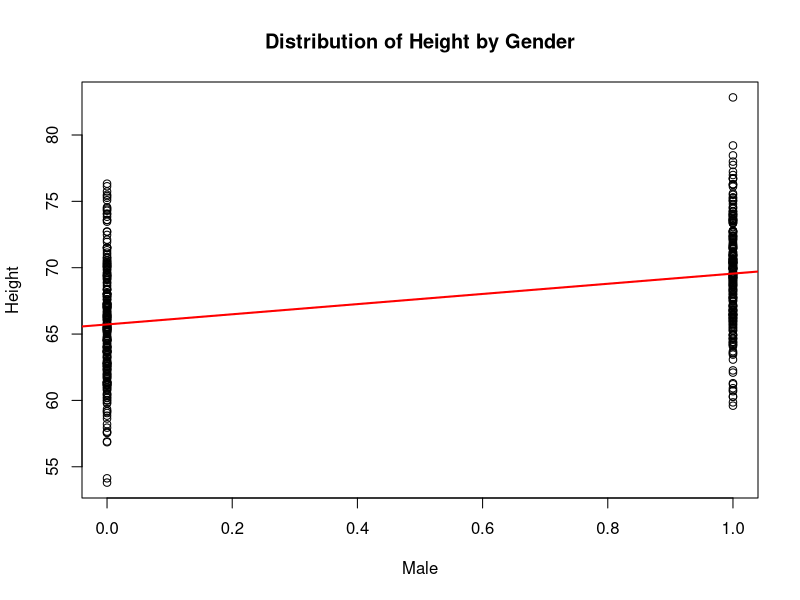
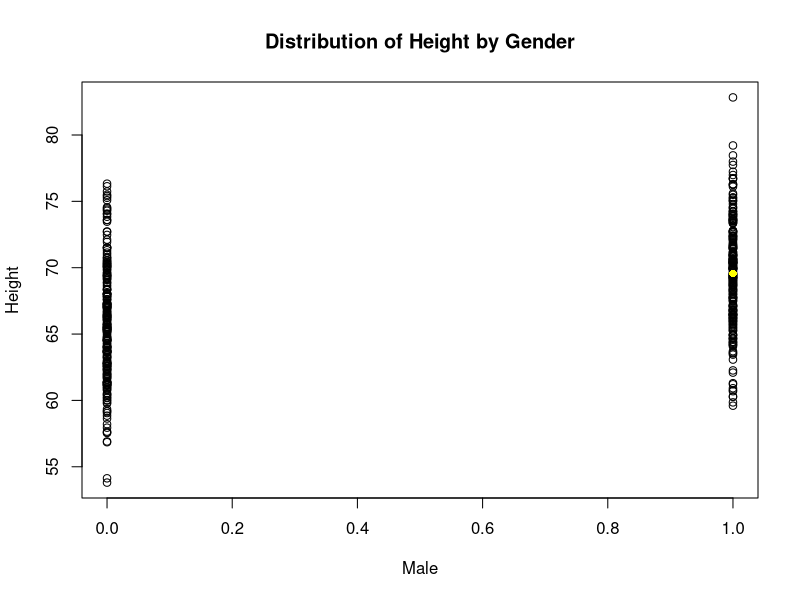

R code for these plots, in order:
## ---- chunk 1
knitr::opts_chunk$set(echo = TRUE)
## ---- chunk 2
# Load data under the root of your working directory and assign to `height`
height <- read.csv("height_sex.csv")
## ---- chunk 3
# Inspect the first few rows  
head(height)
## ---- chunk 4
# Plot height vs. gender
plot(
  x = height$Male, 
  y = height$Height, 
  xlab = "Male",                            # x-axis label
  ylab = "Height",                          # y-axis label
  main = "Distribution of Height by Gender" # Plot title
)

# Add a reference line to reveal the association using a linear regression model
abline(
  reg = lm(height$Height~height$Male),      # reg: an object with a coef. method
  col = "red",                              # Change the line color to red
  lwd = 2                                   # Change the line width to 200%
)
## ---- chunk 5
# Create a variable and store mean male height as `avg_m_height`.
avg_m_height <- mean(height$Height[height$Male == 1])

# Print mean male height.
avg_m_height

# Save mean female height as the variable`avg_f_height`.
### INSERT CODE HERE ###

# Print mean female height.
### INSERT CODE HERE ###

## ---- chunk 6
# Save the difference in means as the variable `diff_avg`.
### INSERT CODE HERE ###

# Print `diff_avg`
### INSERT CODE HERE ###

# Re-plot the data
plot(
  x = height$Male, 
  y = height$Height, 
  xlab = "Male", 
  ylab = "Height",
  main = "Distribution of Height by Gender"
)

# Add (0, avg_f_height) to the plot (in yellow).
# Note: (1, avg_m_height) has been added for you.
# Note: `pch = 16` makes the dots filled in, which makes them easier to see  
points(x = 1, y = avg_m_height, col = "yellow", pch = 16)
### INSERT CODE HERE ###

# Draw the line: Height = b_0 + b_1*Male 
# where b_0 = avg_f_height and b_1 = diff_avg.
# Use the abline() function which takes parameters a and b where 
# a = y - intercept and 
# b = slope  
# Syntax is: abline(a, b)
### INSERT CODE HERE ###

## ---- chunk 7
# Add code to calculate the number of females and save the result as `n_f`.
n_m <- length(height$Height[height$Male==1])
### INSERT CODE HERE ###

# Add code to calculate `sd_f`, the sample standard deviation for females' heights  
sd_m <- sd(height$Height[height$Male==1])
### INSERT CODE HERE ###

# Calculate pooled standard deviation and save as `sd_pooled`
# Note: sqrt() calculates square root
### INSERT CODE HERE ###

# Print `sd_pooled`
### INSERT CODE HERE ###

# Estimate the standard error of the difference in means and 
# save it as `se_avg_diff`.
### INSERT CODE HERE ###

# Print `se_avg_diff`
### INSERT CODE HERE ###

## ---- chunk 8
# Calculate a test statistic and save it as `t_manual`.
### INSERT CODE HERE ###

# Print `t_manual`
### INSERT CODE HERE ###

# Use `pt` to calculate a p-value.
### INSERT CODE HERE ###

## ---- chunk 9
# Use the `t.test()` function to compare the males' heights and females' heights.
# Note: the code has already been written for you. 
# Just change the if argument from FALSE to TRUE to run the code.

if (FALSE) {  # change to `TRUE` to run the code
  
  t.test(
    x = height$Height[height$Male == 1],  # Set of male heights
    y = height$Height[height$Male == 0],  # Set of female heights
    var.equal = TRUE
  )
  
}
## ---- chunk 10
# Use `lm()` to estimate b_0 and b_1 in the equation. 
# Save the result as `lin_mod`.    
# Note: this has been done for you.
lin_mod <- lm(formula = Height ~ Male, data = height)

# Inspect a summary of the results using the `summary()` function on `lin_mod`.
### INSERT CODE HERE ###

## ---- chunk 11
# Re-print `avg_f_height`
### INSERT CODE HERE ###

# Re-print `diff_avg`
### INSERT CODE HERE ###

# Re-print `se_avg_diff`
### INSERT CODE HERE ###

# Re-print `t_manual`
### INSERT CODE HERE ###

## ---- chunk 12
# Estimate the standard error of b_0
# Hint: remember that b_0 = avg_f_height and you can estimate the SE of the mean 
# using the central limit theorem.
### INSERT CODE HERE ###

# Use the standard error of b_0 to calculate the t value
### INSERT CODE HERE ###

